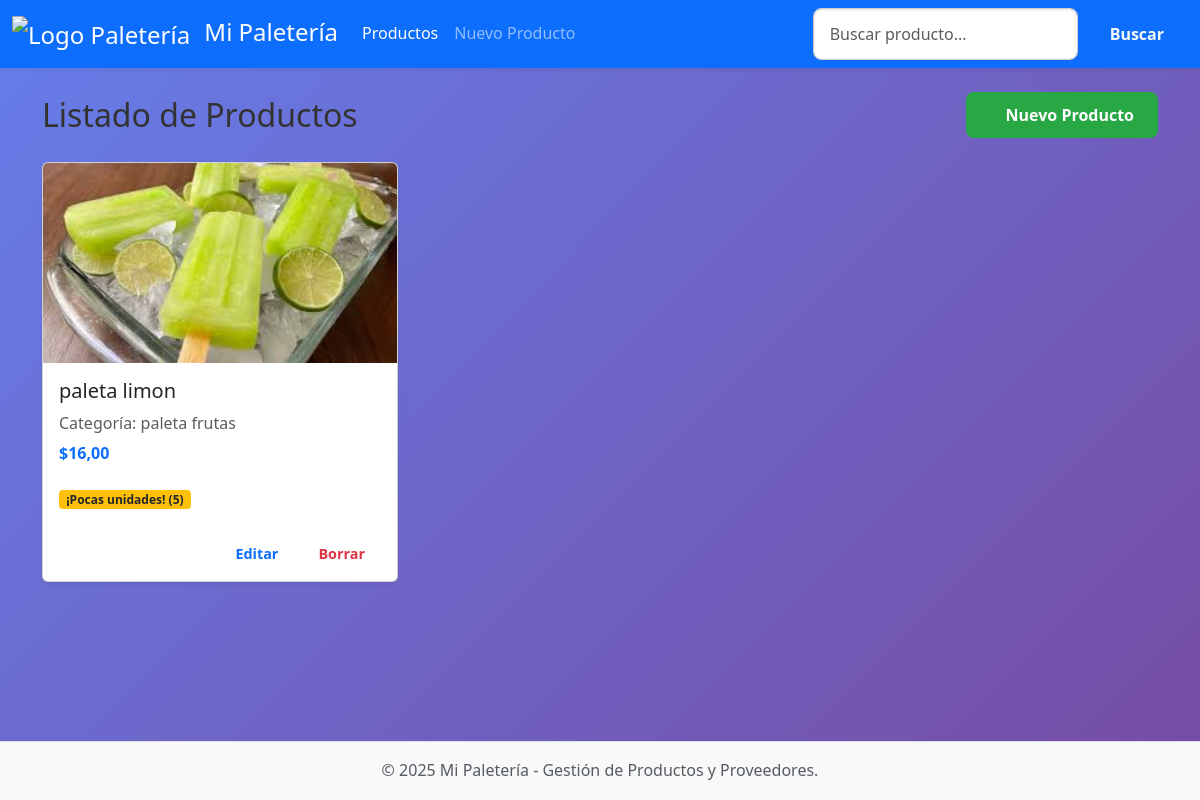
The page / on the database its author committed.
### app_producto/models.py (models this page shows, shortened)
class Producto(models.Model):
    nombre = models.CharField(max_length=200, help_text="Nombre del producto")
    descripcion = models.TextField(blank=True, null=True)
    precio = models.DecimalField(max_digits=10, decimal_places=2)
    stock = models.IntegerField(default=0)
    categoria = models.CharField(max_length=100, blank=True, null=True,
    help_text="Categoría del producto (ej. Helado, Agua, Postre)")
    foto = models.ImageField(upload_to='img_productos/', blank=True, null=True)
    class Meta:
        verbose_name = "Producto"
        verbose_name_plural = "Productos"
        ordering = ['nombre']

### app_producto/views.py (the view)
# urls.py: path('', views.listar_productos, name='listar_productos'), # Ruta raíz para listar productos
def listar_productos(request):
    productos = Producto.objects.all().order_by('nombre')
    query = request.GET.get('q')
    if query:
        productos = productos.filter(nombre__icontains=query) # Búsqueda por nombre
    return render(request, 'productos/listar_productos.html', {'productos': productos, 'query': query})

### app_producto/templates/productos/listar_productos.html (shortened to what this page needs)
{% extends 'base.html' %}
{% load static %}
{% block contenido %}
<div class="d-flex justify-content-between align-items-center mb-4">
    <h2 class="mb-0">Listado de Productos</h2>
    <a href="{% url 'app_producto:crear_producto' %}" class="btn btn-success">
         Nuevo Producto
    </a>
</div>
<div class="row row-cols-1 row-cols-md-2 row-cols-lg-3 g-4">
    {% for producto in productos %}
    <div class="col">
        <div class="card h-100 shadow-sm">
            <a href="{% url 'app_producto:detalle_producto' producto.id %}" class="text-decoration-none text-dark">
                {% if producto.foto %}
                    <img src="{{ producto.foto.url }}" class="card-img-top img-fluid" alt="Imagen de {{ producto.nombre }}" style="height: 200px; object-fit: cover;">
                {% else %}
                    <img src="{% static 'img/producto_placeholder.png' %}" class="card-img-top img-fluid" alt="Imagen no disponible" style="height: 200px; object-fit: cover;">
                {% endif %}
                <div class="card-body">
                    <h5 class="card-title">{{ producto.nombre }}</h5>
                    <p class="card-text text-muted mb-1">Categoría: {{ producto.categoria|default:"Sin categoría" }}</p>
                    <p class="card-text fw-bold text-primary">${{ producto.precio|floatformat:2 }}</p>
                    {% if producto.stock <= 5 and producto.stock > 0 %}
                        <span class="badge bg-warning text-dark">¡Pocas unidades! ({{ producto.stock }})</span>
                    {% elif producto.stock == 0 %}
                        <span class="badge bg-danger">Sin Stock</span>
                    {% else %}
                        <span class="badge bg-info text-dark">Stock: {{ producto.stock }}</span>
                    {% endif %}
                </div>
            </a>
            <div class="card-footer bg-transparent border-0 d-flex justify-content-end">
                <a href="{% url 'app_producto:editar_producto' producto.id %}" class="btn btn-sm btn-outline-primary me-2">Editar</a>
                <a href="{% url 'app_producto:borrar_producto' producto.id %}" class="btn btn-sm btn-outline-danger">Borrar</a>
            </div>
        </div>
    </div>
    {% empty %}
    <div class="col-12">
        <div class="alert alert-info text-center" role="alert">
            No hay productos registrados. <a href="{% url 'app_producto:crear_producto' %}" class="alert-link">¡Crea uno ahora!</a>
        </div>
    </div>
    {% endfor %}
</div>
{% endblock %}

### app_producto/static/css/styles.css (style rules this page uses)
* { margin: 0; padding: 0; box-sizing: border-box; }
body { font-family: 'Segoe UI', Tahoma, Geneva, Verdana, sans-serif; background: linear-gradient(135deg, #667eea 0%, #764ba2 100%); color: #333; line-height: 1.6; }
.btn { padding: 0.7rem 1.5rem; border: none; border-radius: 8px; font-weight: 600; cursor: pointer; transition: background 0.3s; text-decoration: none; display: inline-flex; align-items: center; gap: 0.5rem; }
.btn-sm { padding: 0.5rem 1rem; font-size: 0.9rem; }
.btn-success { background: #28a745; color: white; }
.fw-bold { font-weight: bold; }
.text-primary { color: #667eea; }
.text-muted { color: #718096; }
.badge { display: inline-block; padding: 0.3em 0.6em; font-size: 0.75em; font-weight: 700; line-height: 1; text-align: center; white-space: nowrap; vertical-align: baseline; border-radius: 0.25rem; margin-top: 0.5rem; }
.bg-warning { background-color: #ffc107; color: #333; }
.text-dark { color: #2d3748; }

### rows shown on the page
Producto: foto (picture), nombre "paleta limon", categoria "paleta frutas", precio "16,00", stock "5"
